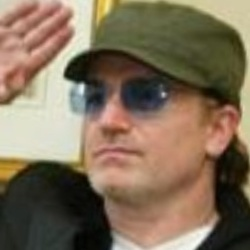
#> input picture experiments/data/folder/Bono.jpg, 250 x 250 px
$ python smoke_test.py data/folder/Bono.jpg
#> lines starting #> are read from the running program, lines starting #| are printed output that depends on the picture
"""Quick smoke test of ONE wrapper (run with that library's own venv python).

Usage: <venv python> experiments/smoke_test.py wrap_deepface
Prints one CSV row per image: library, image, faces, seconds (after a warm-up
call, so model loading is not counted) and appends to results/smoke_test.csv.
Run it with network blocked (dead proxy) to prove offline operation.
"""
import csv, importlib, os, sys, time
import cv2
import numpy as np

HERE = os.path.dirname(os.path.abspath(__file__))
sys.path.insert(0, HERE)
w = importlib.import_module(sys.argv[1])
IMGS = ["data/folder/Bono.jpg", "data/test_same/Bono.jpg", "data/groups/group1.jpg"]
imgs = {p: cv2.imread(os.path.join(HERE, p)) for p in IMGS}
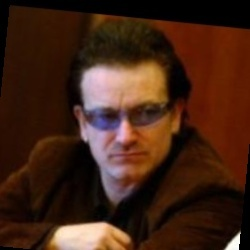
#> input picture experiments/data/test_same/Bono.jpg, 250 x 250 px
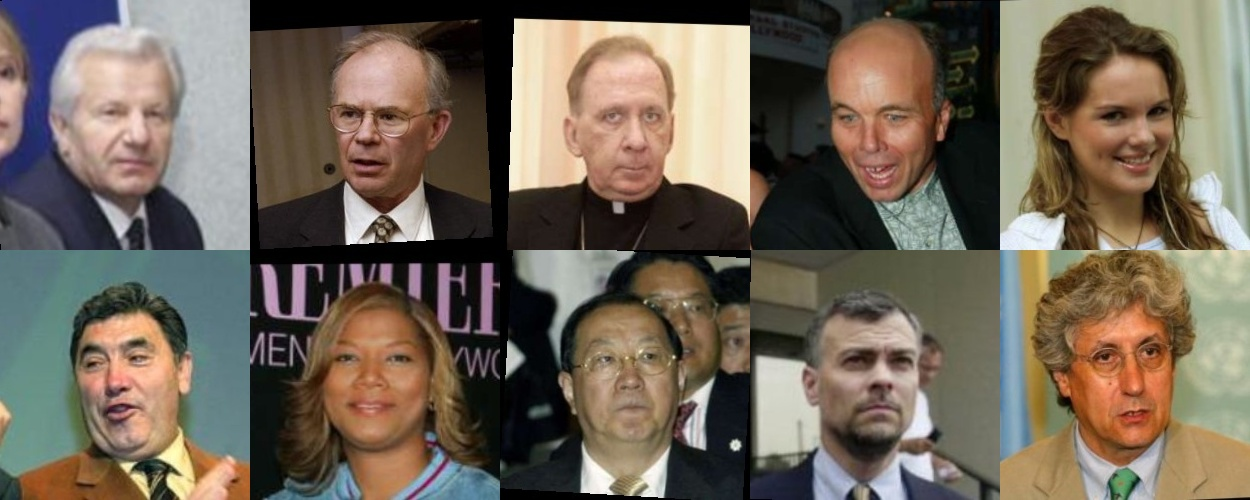
#> input picture experiments/data/groups/group1.jpg, 1250 x 500 px

t = time.time(); w.get_faces(imgs[IMGS[0]]); warm = time.time() - t   # warm-up (model load)
#> (this line was passed over: datafolderBono is not available in this run)
rows, embs = [], {}
for p in IMGS:
#> (the run stopped early here; a loop or call above may not have finished)
